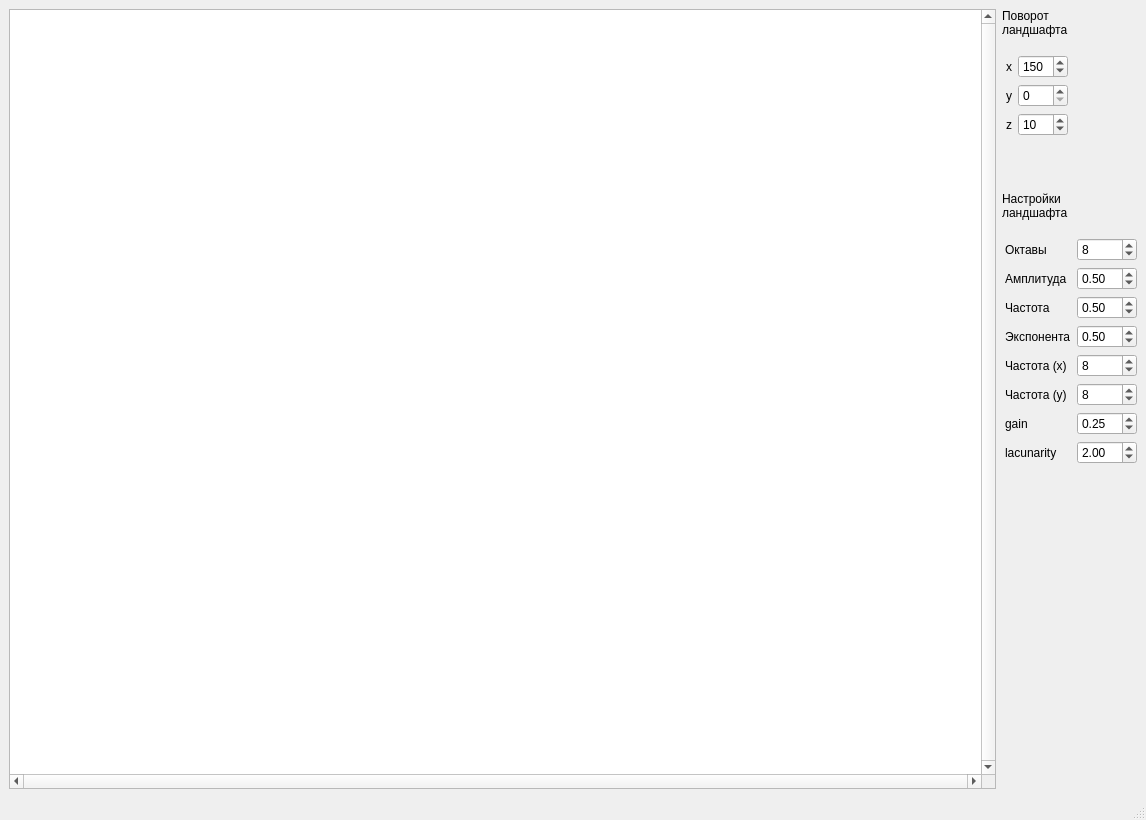
<?xml version="1.0" encoding="UTF-8"?>
<ui version="4.0">
 <class>MainWindow</class>
 <widget class="QMainWindow" name="MainWindow">
  <property name="geometry">
   <rect>
    <x>0</x>
    <y>0</y>
    <width>1146</width>
    <height>820</height>
   </rect>
  </property>
  <property name="windowTitle">
   <string>MainWindow</string>
  </property>
  <widget class="QWidget" name="centralwidget">
   <layout class="QHBoxLayout" name="horizontalLayout">
    <item>
     <widget class="QGraphicsView" name="graphicsView">
      <property name="sizePolicy">
       <sizepolicy hsizetype="Expanding" vsizetype="Expanding">
        <horstretch>0</horstretch>
        <verstretch>0</verstretch>
       </sizepolicy>
      </property>
      <property name="verticalScrollBarPolicy">
       <enum>Qt::ScrollBarAlwaysOn</enum>
      </property>
      <property name="horizontalScrollBarPolicy">
       <enum>Qt::ScrollBarAlwaysOn</enum>
      </property>
      <property name="alignment">
       <set>Qt::AlignLeading|Qt::AlignLeft|Qt::AlignTop</set>
      </property>
     </widget>
    </item>
    <item>
     <layout class="QVBoxLayout" name="verticalLayout">
      <item>
       <widget class="QLabel" name="label">
        <property name="maximumSize">
         <size>
          <width>16777215</width>
          <height>50</height>
         </size>
        </property>
        <property name="text">
         <string>Поворот
ландшафта</string>
        </property>
       </widget>
      </item>
      <item>
       <layout class="QFormLayout" name="formLayout">
        <property name="leftMargin">
         <number>4</number>
        </property>
        <property name="topMargin">
         <number>12</number>
        </property>
        <property name="rightMargin">
         <number>0</number>
        </property>
        <item row="0" column="0">
         <widget class="QLabel" name="label_2">
          <property name="text">
           <string>x</string>
          </property>
         </widget>
        </item>
        <item row="0" column="1">
         <widget class="QSpinBox" name="spinbox_rotate_x">
          <property name="minimumSize">
           <size>
            <width>50</width>
            <height>0</height>
           </size>
          </property>
          <property name="maximumSize">
           <size>
            <width>50</width>
            <height>16777215</height>
           </size>
          </property>
          <property name="maximum">
           <number>360</number>
          </property>
          <property name="value">
           <number>150</number>
          </property>
         </widget>
        </item>
        <item row="1" column="0">
         <widget class="QLabel" name="label_3">
          <property name="text">
           <string>y</string>
          </property>
         </widget>
        </item>
        <item row="1" column="1">
         <widget class="QSpinBox" name="spinbox_rotate_y">
          <property name="minimumSize">
           <size>
            <width>50</width>
            <height>0</height>
           </size>
          </property>
          <property name="maximumSize">
           <size>
            <width>50</width>
            <height>16777215</height>
           </size>
          </property>
          <property name="maximum">
           <number>360</number>
          </property>
          <property name="value">
           <number>0</number>
          </property>
         </widget>
        </item>
        <item row="2" column="0">
         <widget class="QLabel" name="label_4">
          <property name="text">
           <string>z</string>
          </property>
         </widget>
        </item>
        <item row="2" column="1">
         <widget class="QSpinBox" name="spinbox_rotate_z">
          <property name="minimumSize">
           <size>
            <width>50</width>
            <height>0</height>
           </size>
          </property>
          <property name="maximumSize">
           <size>
            <width>50</width>
            <height>50</height>
           </size>
          </property>
          <property name="maximum">
           <number>360</number>
          </property>
          <property name="value">
           <number>10</number>
          </property>
         </widget>
        </item>
       </layout>
      </item>
      <item>
       <spacer name="verticalSpacer_2">
        <property name="orientation">
         <enum>Qt::Vertical</enum>
        </property>
        <property name="sizeType">
         <enum>QSizePolicy::Minimum</enum>
        </property>
        <property name="sizeHint" stdset="0">
         <size>
          <width>20</width>
          <height>50</height>
         </size>
        </property>
       </spacer>
      </item>
      <item>
       <widget class="QLabel" name="label_5">
        <property name="maximumSize">
         <size>
          <width>16777215</width>
          <height>50</height>
         </size>
        </property>
        <property name="text">
         <string>Настройки
ландшафта</string>
        </property>
       </widget>
      </item>
      <item>
       <layout class="QFormLayout" name="formLayout_3">
        <property name="leftMargin">
         <number>3</number>
        </property>
        <property name="topMargin">
         <number>12</number>
        </property>
        <item row="0" column="0">
         <widget class="QLabel" name="label_6">
          <property name="text">
           <string>Октавы</string>
          </property>
         </widget>
        </item>
        <item row="0" column="1">
         <widget class="QSpinBox" name="spinbox_octaves">
          <property name="minimum">
           <number>1</number>
          </property>
          <property name="maximum">
           <number>10</number>
          </property>
          <property name="value">
           <number>8</number>
          </property>
         </widget>
        </item>
        <item row="1" column="0">
         <widget class="QLabel" name="label_7">
          <property name="text">
           <string>Амплитуда</string>
          </property>
         </widget>
        </item>
        <item row="1" column="1">
         <widget class="QDoubleSpinBox" name="spinbox_amplitude">
          <property name="minimumSize">
           <size>
            <width>60</width>
            <height>0</height>
           </size>
          </property>
          <property name="maximumSize">
           <size>
            <width>50</width>
            <height>16777215</height>
           </size>
          </property>
          <property name="maximum">
           <double>1.000000000000000</double>
          </property>
          <property name="singleStep">
           <double>0.100000000000000</double>
          </property>
          <property name="value">
           <double>0.500000000000000</double>
          </property>
         </widget>
        </item>
        <item row="2" column="0">
         <widget class="QLabel" name="label_8">
          <property name="text">
           <string>Частота</string>
          </property>
         </widget>
        </item>
        <item row="2" column="1">
         <widget class="QDoubleSpinBox" name="spinbox_frequency">
          <property name="minimumSize">
           <size>
            <width>60</width>
            <height>0</height>
           </size>
          </property>
          <property name="maximumSize">
           <size>
            <width>50</width>
            <height>16777215</height>
           </size>
          </property>
          <property name="maximum">
           <double>1.000000000000000</double>
          </property>
          <property name="singleStep">
           <double>0.100000000000000</double>
          </property>
          <property name="value">
           <double>0.500000000000000</double>
          </property>
         </widget>
        </item>
        <item row="3" column="0">
         <widget class="QLabel" name="label_9">
          <property name="text">
           <string>Экспонента</string>
          </property>
         </widget>
        </item>
        <item row="3" column="1">
         <widget class="QDoubleSpinBox" name="spinbox_exp">
          <property name="minimumSize">
           <size>
            <width>60</width>
            <height>0</height>
           </size>
          </property>
          <property name="maximumSize">
           <size>
            <width>60</width>
            <height>16777215</height>
           </size>
          </property>
          <property name="maximum">
           <double>1.000000000000000</double>
          </property>
          <property name="singleStep">
           <double>0.100000000000000</double>
          </property>
          <property name="value">
           <double>0.500000000000000</double>
          </property>
         </widget>
        </item>
        <item row="4" column="0">
         <widget class="QLabel" name="label_12">
          <property name="text">
           <string>Частота (х)</string>
          </property>
         </widget>
        </item>
        <item row="4" column="1">
         <widget class="QSpinBox" name="spinbox_frequency_x">
          <property name="minimum">
           <number>1</number>
          </property>
          <property name="maximum">
           <number>20</number>
          </property>
          <property name="value">
           <number>8</number>
          </property>
         </widget>
        </item>
        <item row="5" column="0">
         <widget class="QLabel" name="label_13">
          <property name="text">
           <string>Частота (у)</string>
          </property>
         </widget>
        </item>
        <item row="6" column="0">
         <widget class="QLabel" name="label_10">
          <property name="text">
           <string>gain</string>
          </property>
         </widget>
        </item>
        <item row="6" column="1">
         <widget class="QDoubleSpinBox" name="spinbox_gain">
          <property name="minimumSize">
           <size>
            <width>60</width>
            <height>0</height>
           </size>
          </property>
          <property name="maximumSize">
           <size>
            <width>60</width>
            <height>16777215</height>
           </size>
          </property>
          <property name="maximum">
           <double>1.000000000000000</double>
          </property>
          <property name="singleStep">
           <double>0.100000000000000</double>
          </property>
          <property name="value">
           <double>0.250000000000000</double>
          </property>
         </widget>
        </item>
        <item row="7" column="0">
         <widget class="QLabel" name="label_11">
          <property name="text">
           <string>lacunarity</string>
          </property>
         </widget>
        </item>
        <item row="7" column="1">
         <widget class="QDoubleSpinBox" name="spinbox_lacunarity">
          <property name="maximumSize">
           <size>
            <width>60</width>
            <height>16777215</height>
           </size>
          </property>
          <property name="maximum">
           <double>10.000000000000000</double>
          </property>
          <property name="singleStep">
           <double>0.100000000000000</double>
          </property>
          <property name="value">
           <double>2.000000000000000</double>
          </property>
         </widget>
        </item>
        <item row="5" column="1">
         <widget class="QSpinBox" name="spinbox_frequency_y">
          <property name="minimum">
           <number>1</number>
          </property>
          <property name="maximum">
           <number>20</number>
          </property>
          <property name="value">
           <number>8</number>
          </property>
         </widget>
        </item>
       </layout>
      </item>
      <item>
       <spacer name="verticalSpacer">
        <property name="orientation">
         <enum>Qt::Vertical</enum>
        </property>
        <property name="sizeHint" stdset="0">
         <size>
          <width>20</width>
          <height>40</height>
         </size>
        </property>
       </spacer>
      </item>
     </layout>
    </item>
   </layout>
  </widget>
  <widget class="QMenuBar" name="menubar">
   <property name="geometry">
    <rect>
     <x>0</x>
     <y>0</y>
     <width>1146</width>
     <height>24</height>
    </rect>
   </property>
  </widget>
  <widget class="QStatusBar" name="statusbar"/>
 </widget>
 <resources/>
 <connections/>
</ui>
